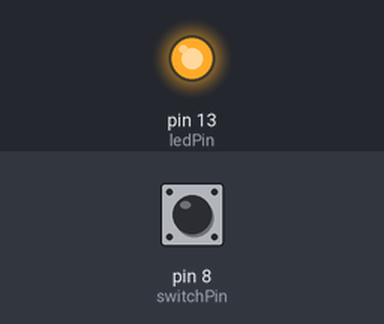
Simulated run of this sketch. Board: Arduino Uno, built with avr-gcc and run on an emulated ATmega328P. Shown: output pins drawn as LEDs (lit = HIGH). Inputs (shaded band) come from the test bench; at power-on: pin 8 (switchPin) HIGH.

Above: at 1.2 s.
1.3 s: pin 8 (switchPin) pulled LOW for 0.15 s
At 1.37 s:
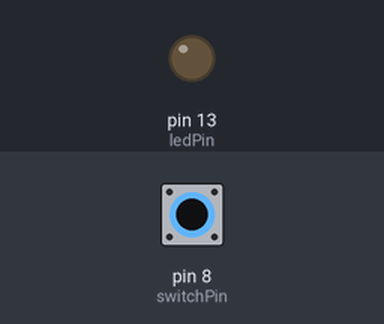
2.9 s: pin 8 (switchPin) pulled LOW for 3.2 s
At 6.9 s:
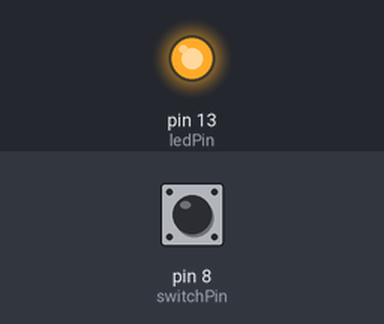
Timing chart, 0 to 8.4 s (numbered marks = the images above; inputs shaded):
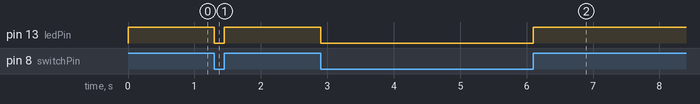

Measured:
- after the input at 1.3 s, pin 13 (ledPin): HIGH → LOW at once, → HIGH 0.15 s later
- after the input at 2.9 s, pin 13 (ledPin): HIGH → LOW at once, → HIGH 3.2 s later

The sketch:

switch1.ino
```cpp
int switchPin = 8;
int ledPin = 13;

void setup()
{
  pinMode(switchPin, INPUT);
  pinMode(ledPin, OUTPUT);
}

void loop()
{
	digitalWrite(ledPin, digitalRead(switchPin));
}
```
